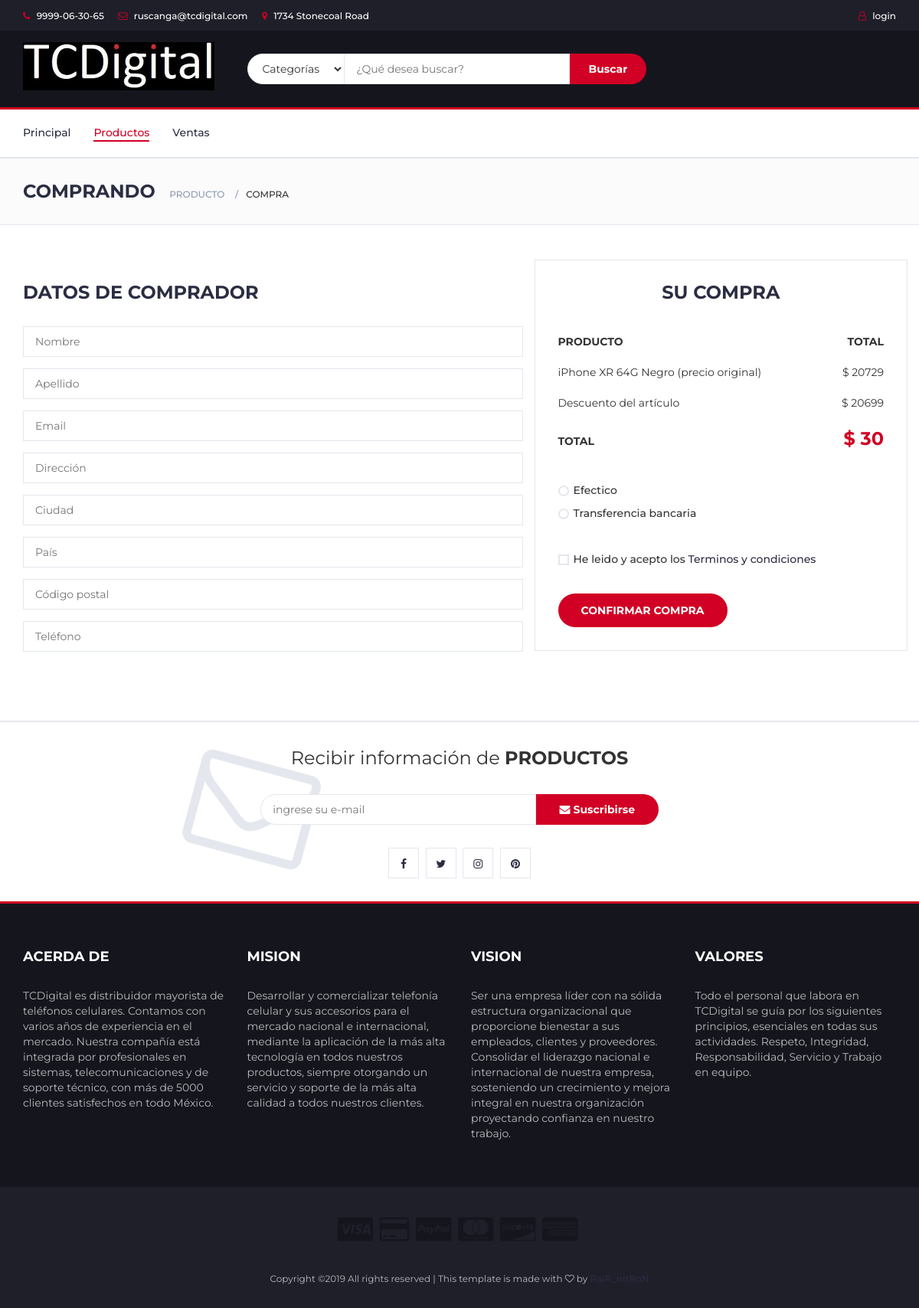
Before: /comprando.php?smartphoneid=1 with the older database file.
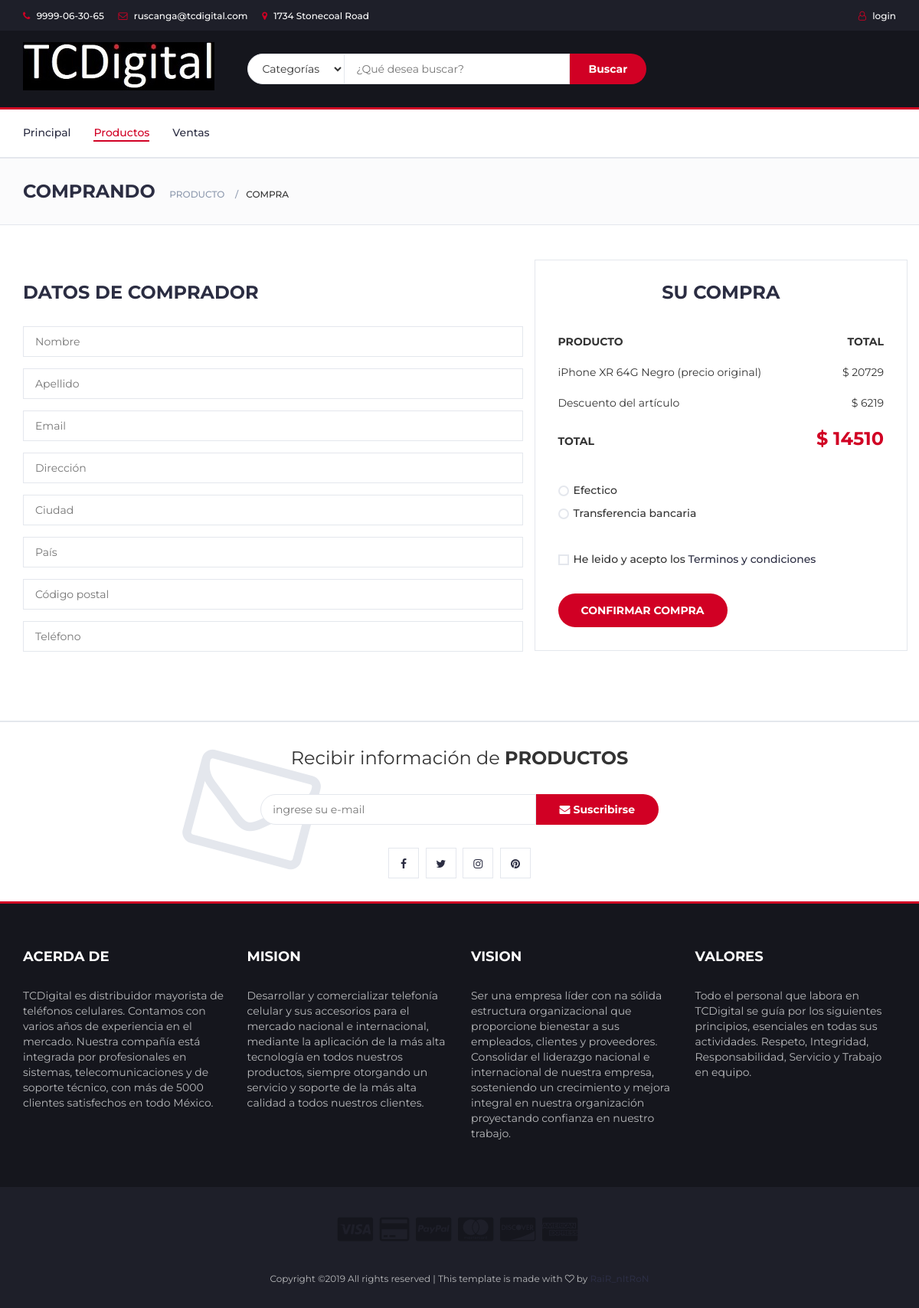
After: the same page with the newer database file.
### tables this page shows
CREATE TABLE `smartphone` (
  `smartphoneid` int(10) NOT NULL,
  `nombre` varchar(254) NOT NULL,
  `marca` varchar(254) NOT NULL,
  `precio` double NOT NULL,
  `imagenid` varchar(254) NOT NULL,
  `descuento` double NOT NULL,
  `tipopago` int(10) NOT NULL,
  `stock` int(14) NOT NULL,
  `stars` int(10) NOT NULL,
  `estado` int(10) NOT NULL,
  `descripcion` varchar(254) NOT NULL,
  `resumen` varchar(254) NOT NULL,
  `caracteristicas` varchar(254) NOT NULL
);

### comprando.php (the view, shortened to what this page needs)
<!DOCTYPE html>
<html lang="en">
	<head>
 		<link type="text/css" rel="stylesheet" href="css/bootstrap.min.css"/>
 		<link type="text/css" rel="stylesheet" href="css/slick.css"/>
 		<link type="text/css" rel="stylesheet" href="css/slick-theme.css"/>
 		<link type="text/css" rel="stylesheet" href="css/nouislider.min.css"/>
 		<link rel="stylesheet" href="css/font-awesome.min.css">
 		<link type="text/css" rel="stylesheet" href="css/style.css"/>
    </head>
	<body>
		<?php
		include("navegacion.php");
		if (isset($_POST['smartphoneid']))
		{
			$smartphone = $_POST['smartphoneid'];
		}
		else
		{
			$smartphone = $_GET['smartphoneid'];
		}
		$sql_producto =  "SELECT * FROM smartphone where smartphoneid = ".$smartphone;
		$dataProducto=$db_connection->query($sql_producto);
		$row = $dataProducto->fetch_assoc();
		$PrecioReal = $row["precio"];
		$PrecioDescuento = $row["descuento"];
		$Descuento = $PrecioReal - $PrecioDescuento;
		$PrecioFinal = $PrecioDescuento;
		?>
		<nav id="navigation">
			<div class="container">
				<div id="responsive-nav">
					<ul class="main-nav nav navbar-nav">
						<li><a href="index.php">Principal</a></li>
						<li class="active"><a href="productos.html">Productos</a></li>
						<li><a href="#">Ventas</a></li>
					</ul>
				</div>
			</div>
		</nav>
		<div id="breadcrumb" class="section">
			<div class="container">
				<div class="row">
					<div class="col-md-12">
						<h3 class="breadcrumb-header">Comprando</h3>
						<ul class="breadcrumb-tree">
							<li><a href="#">Producto</a></li>
							<li class="active">Compra</li>
						</ul>
					</div>
				</div>
			</div>
		</div>
		<div class="section">
			<div class="container">
				<div class="row">
					<div class="col-md-7">
						<form method="POST" action="venta.php">
						<div class="billing-details">
							<div class="section-title">
								<h3 class="title">Datos de comprador</h3>
							</div>
							<div class="form-group">
								<input class="input" type="text" name="Nombre" placeholder="Nombre">
							</div>
							<div class="form-group">
								<input class="input" type="text" name="Apellido" placeholder="Apellido">
							</div>
							<div class="form-group">
								<input class="input" type="email" name="Email" placeholder="Email">
							</div>
							<div class="form-group">
								<input class="input" type="text" name="Direccion" placeholder="Dirección">
							</div>
							<div class="form-group">
								<input class="input" type="text" name="Ciudad" placeholder="Ciudad">
							</div>
							<div class="form-group">
								<input class="input" type="text" name="Pais" placeholder="País">
							</div>
							<div class="form-group">
								<input class="input" type="text" name="CodigoPostal" placeholder="Código postal">
							</div>
							<div class="form-group">
								<input class="input" type="tel" name="Telefono" placeholder="Teléfono">
							</div>
						</div>
					</div>
					<div class="col-md-5 order-details">
						<div class="section-title text-center">
							<h3 class="title">Su compra</h3>
						</div>
						<div class="order-summary">
							<div class="order-col">
								<div><strong>PRODUCTO</strong></div>
								<div><strong>TOTAL</strong></div>
							</div>
							<div class="order-products">
								<div class="order-col">
									<div><?php echo " ".$row["nombre"]." " ?>(precio original)</div>
									<div>$<?php echo " ".$PrecioReal." " ?></div>
								</div>
								<div class="order-col">
									<div>Descuento del artículo</div>
									<div>$<?php echo " ".$Descuento." " ?></div>
								</div>
							</div>
							<div class="order-col">
								<div><strong>TOTAL</strong></div>
								<div><strong class="order-total">$<?php echo " ".$PrecioFinal." " ?></strong></div>
							</div>
						</div>
						<div class="payment-method">
							<div class="input-radio">
								<label for="payment-1">
									<span></span>
									Efectico
								</label>
							</div>
							<div class="input-radio">
								<label for="payment-2">
									<span></span>
									Transferencia bancaria
								</label>
							</div>
						</div>
						<div class="input-checkbox">
							<label for="terms">
								<span></span>
								He leido y acepto los <a href="#">Terminos y condiciones</a>
							</label>
						</div>
						<div style="align-items: center;">
							<button class="primary-btn order-submit" type="submit">Confirmar compra</button>
						</div>
					</div>
				</div>
			</div>
		</div>
		<?php include("pie.php"); ?>
	</body>
</html>

### navegacion.php (shortened to what this page needs)
<header>
  <div id="top-header">
    <div class="container">
      <ul class="header-links pull-left">
        <li><a href="#"><i class="fa fa-phone"></i> 9999-06-30-65</a></li>
        <li><a href="#"><i class="fa fa-envelope-o"></i> ruscanga@tcdigital.com</a></li>
        <li><a href="#"><i class="fa fa-map-marker"></i> 1734 Stonecoal Road</a></li>
      </ul>
      <ul class="header-links pull-right"-->
        <li><a href="login.php"><i class="fa fa-user-o"></i> login </a></li>
      </ul>
    </div>
  </div>
  <div id="header">
    <div class="container">
      <div class="row">
        <div class="col-md-3">
          <div class="header-logo">
            <a href="index.php" class="logo">
              <img src="./img/LogoTCDigital.jpg" alt="">
            </a>
          </div>
        </div>
        <div class="col-md-6">
          <div class="header-search">
            <form>
              <select id="cat" class="input-select" type="text">
                <option value="0">Categorías</option>
              </select>
              <input id="val" class="input" type="text" placeholder="¿Qué desea buscar?">
              <button class="search-btn" OnClick="buscar()" >Buscar</button>
            </form>
          </div>
        </div>
        <div class="col-md-3 clearfix">
        </div>
      </div>
    </div>
  </div>
</header>

### pie.php (shortened to what this page needs)
<div id="newsletter" class="section">
	<div class="container">
		<div class="row">
			<div class="col-md-12">
				<div class="newsletter">
					<p> Recibir información de <strong>PRODUCTOS</strong></p>
					<form method="POST" action="suscribirse.php">
						<input class="input" type="email" name = suscribirse placeholder="ingrese su e-mail">
						<button class="newsletter-btn"><i class="fa fa-envelope"></i> Suscribirse </button>
					</form>
					<ul class="newsletter-follow">
						<li>
							<a href="https://www.facebook.com/TDC-Digital-Movil-331797651011567/"><i class="fa fa-facebook"></i></a>
						</li>
						<li>
							<a href="https://twitter.com/"><i class="fa fa-twitter"></i></a>
						</li>
						<li>
							<a href="https://www.instagram.com/"><i class="fa fa-instagram"></i></a>
						</li>
						<li>
							<a href="https://www.pinterest.com.mx/"><i class="fa fa-pinterest"></i></a>
						</li>
					</ul>
				</div>
			</div>
		</div>
	</div>
</div>
<footer id="footer">
	<div class="section">
		<div class="container">
			<div class="row">
				<div class="col-md-3 col-xs-6">
					<div class="footer">
						<h3 class="footer-title"> Acerda de </h3>
						<p>
							TCDigital es distribuidor mayorista de teléfonos celulares. Contamos con varios años de experiencia en el mercado. Nuestra compañía está integrada por profesionales en sistemas, telecomunicaciones y de soporte técnico, con más de 5000 clientes satisfechos en todo México.
						</p>
					</div>
				</div>
				<div class="col-md-3 col-xs-6">
					<div class="footer">
						<h3 class="footer-title"> Mision </h3>
						<p>Desarrollar y comercializar telefonía celular y sus accesorios para el mercado nacional e internacional, mediante la aplicación de la más alta tecnología en todos nuestros productos, siempre otorgando un servicio y soporte de la más alta calidad a todos nuestros clientes.</p>
					</div>
				</div>
				<div class="col-md-3 col-xs-6">
					<div class="footer">
						<h3 class="footer-title"> Vision </h3>
						<p>
							Ser una empresa líder con na sólida estructura organizacional que proporcione bienestar a sus empleados, clientes y proveedores. Consolidar el liderazgo nacional e internacional de nuestra empresa, sosteniendo un crecimiento y mejora integral en nuestra organización proyectando confianza en nuestro trabajo.
						</p>
					</div>
				</div>
				<div class="col-md-3 col-xs-6">
					<div class="footer">
						<h3 class="footer-title"> Valores </h3>
						<p>
							Todo el personal que labora en TCDigital se guía por los siguientes principios, esenciales en todas sus actividades. Respeto, Integridad, Responsabilidad, Servicio y Trabajo en equipo.
						</p>
					</div>
				</div>
			</div>
		</div>
	</div>
	<div id="bottom-footer" class="section">
		<div class="container">
			<div class="row">
				<div class="col-md-12 text-center">
					<ul class="footer-payments">
						<li><a href="#"><i class="fa fa-cc-visa"></i></a></li>
						<li><a href="#"><i class="fa fa-credit-card"></i></a></li>
						<li><a href="#"><i class="fa fa-cc-paypal"></i></a></li>
						<li><a href="#"><i class="fa fa-cc-mastercard"></i></a></li>
						<li><a href="#"><i class="fa fa-cc-discover"></i></a></li>
						<li><a href="#"><i class="fa fa-cc-amex"></i></a></li>
					</ul>
					<span class="copyright">
						Copyright &copy; All rights reserved | This template is made with <i class="fa fa-heart-o" aria-hidden="true"></i> by <a href="https://colorlib.com" target="_blank"> </a>
					</span>
				</div>
			</div>
		</div>
	</div>
</footer>

Changed rows visible on the page:
changed smartphone "iPhone XR 64G Negro": Descuento "20699" → "6219"; descuento "30" → "14510"
